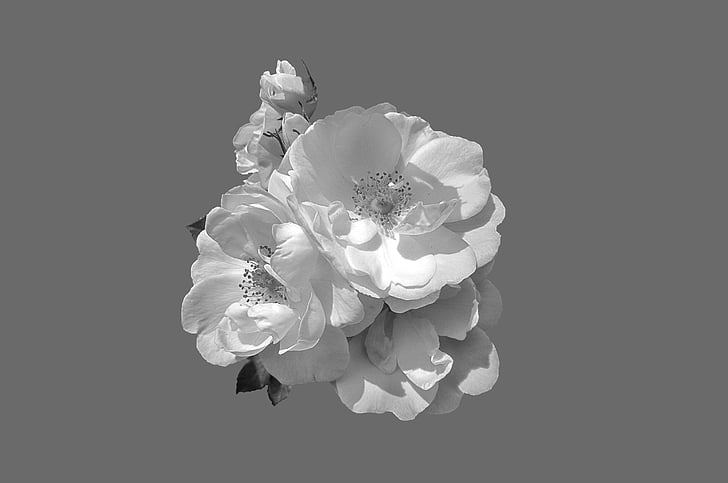
#> input picture 18JE0292_A7/Q2.png, 728 x 483 px
$ python Q2.py
#> lines starting #> are read from the running program, lines starting #| are printed output that depends on the picture; after the words box and inside, x2 and y2 are one past the last pixel; in counts of white or black regions, pixels touching at a corner belong together
#!/usr/bin/env python3
# -*- coding: utf-8 -*-
"""
Created on Tue Feb 15 15:10:15 2022

@author: dhyeybm
"""
import numpy as np
import math
import cv2

def erosion(img,struct):
    res = np.zeros(img.shape,np.uint8)
    r,c = img.shape
    for i in range(1,r-1):
        for j in range(1,c-1):
            res[i][j] = 1
            for ii in range(-1,2):
                for jj in range(-1,2):
                    res[i][j] = res[i][j]&((~struct[1+ii][1+jj])|img[i+ii][j+jj])
            res[i][j] = res[i][j]*255
    return res

def dilation(img,struct):
    res = np.zeros(img.shape,np.bool_)
    img = img.astype(np.bool_)
    r,c = img.shape
    for i in range(1,r-1):
        for j in range(1,c-1):
            res[i][j] = 0
            for ii in range(-1,2):
                for jj in range(-1,2):
                    res[i][j] = res[i][j]|((struct[1+ii][1+jj])&img[i+ii][j+jj])
            # res[i][j] = res[i][j]*255
    res = res.astype(np.uint8)
    res = np.multiply(res,255)
    return res

def segmentation(img,dilated,thresh):
    res = np.zeros(img.shape,np.uint8)
    r,c = img.shape
    for i in range(r):
        for j in range(c):
            if dilated[i][j] > thresh:
                res[i][j] = img[i][j]
    return res

img = cv2.imread('Q2.png',0)
#> img is the input picture: shape (483, 728); min 1, max 255, mean 118.8
cv2.imshow("Original",img)
cv2.waitKey(0)
ret, img_bin = cv2.threshold(img, 107, 255, cv2.THRESH_BINARY)
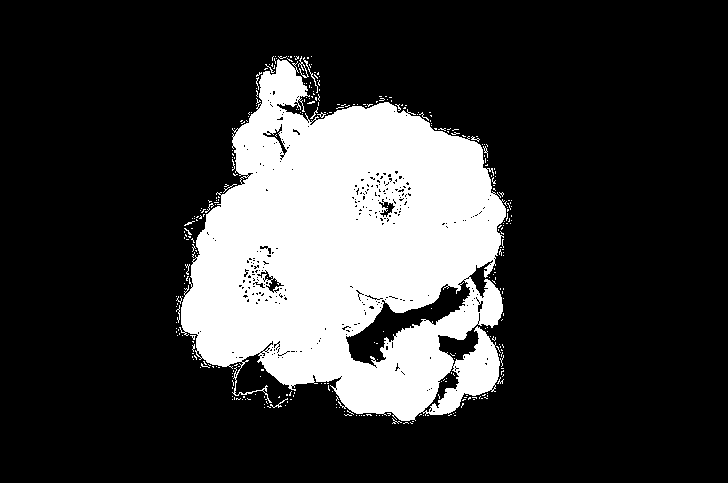
#> img_bin: shape (483, 728); 21.7% white; 344 white regions (335 under 20 px), largest, box (x1, y1, x2, y2) and area: (179, 59, 506, 421) 74617, (298, 56, 309, 78) 58, (303, 57, 318, 93) 54
struct = np.ones((3,3),np.uint8)

cv2.imshow("Binary",img_bin)
cv2.waitKey(0)

res1 = erosion(img_bin, struct)
#> after the loop in erosion, `for i in range(1,r-1):`:
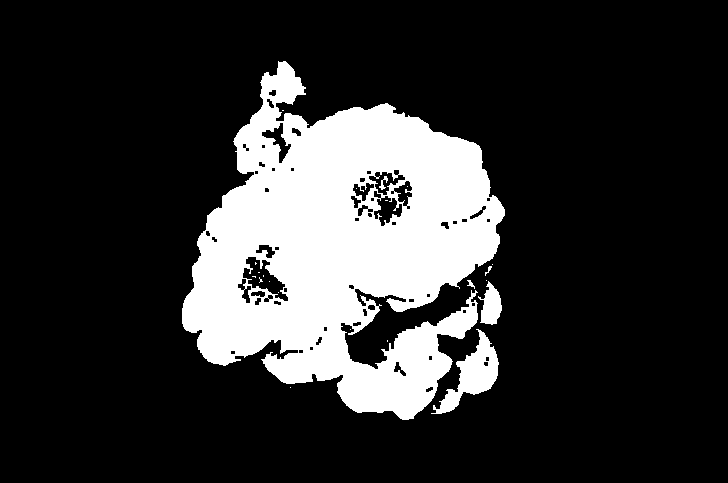
#> res: shape (483, 728); 19.2% white; 22 white regions (16 under 20 px), largest, box (x1, y1, x2, y2) and area: (182, 61, 505, 420) 64780, (431, 329, 499, 414) 2024, (478, 281, 502, 325) 629, (379, 176, 388, 190) 50, (467, 280, 475, 289) 31, (485, 266, 492, 276) 24
res2 = dilation(res1, struct)
#> after the loop in dilation, `for i in range(1,r-1):`:
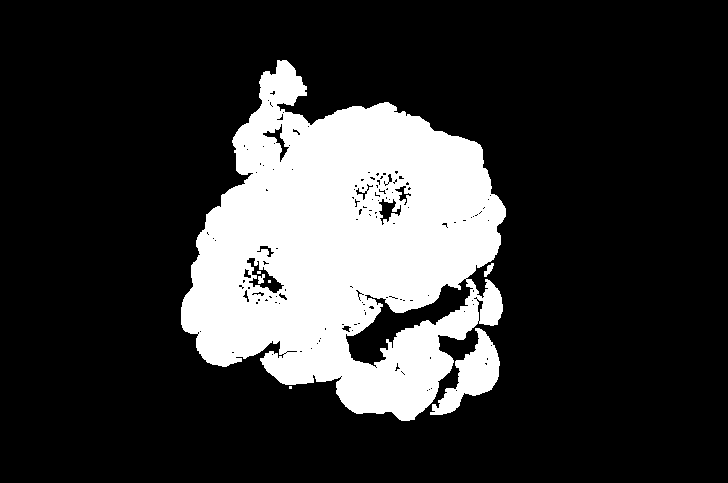
#> res: shape (483, 728) bool; 20.8% white; 7 white regions (3 under 20 px), largest, box (x1, y1, x2, y2) and area: (181, 60, 506, 421) 70642, (430, 328, 500, 415) 2424, (484, 263, 494, 277) 69, (258, 274, 265, 284) 48

cv2.imshow("Eroded",res1)
cv2.waitKey(0)

cv2.imshow("Dilated",res2)
cv2.waitKey(0)

res = segmentation(img,res2,107)
#> after the loop in segmentation, `for i in range(r):`:
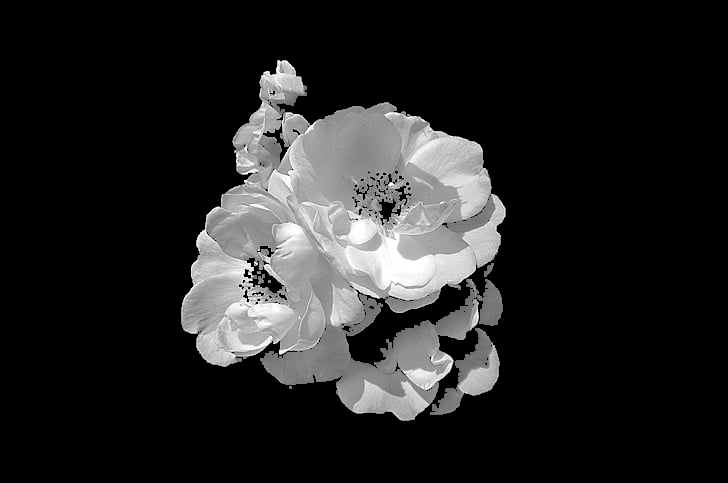
#> res: shape (483, 728); min 0, max 255, mean 35.3
cv2.imshow("Extracted Flower",res)
cv2.waitKey(0)
